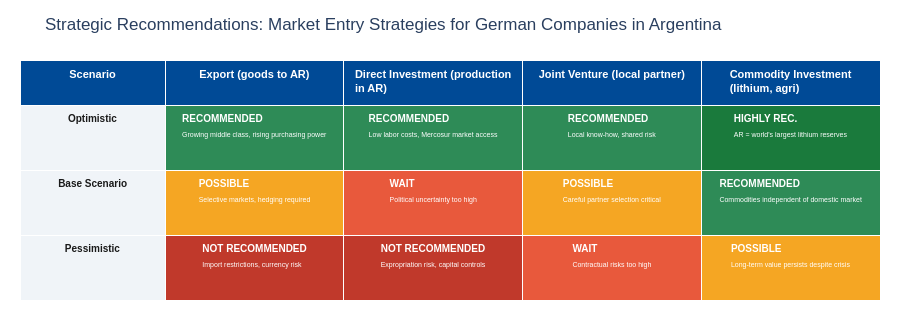

Write notebook code for a chart like this one.
### Code cell
recomendaciones = {
    "Export\n(goods to AR)": {
        "Optimistic":    {"rating": "RECOMMENDED",     "note": "Growing middle class, rising purchasing power"},
        "Base Scenario": {"rating": "POSSIBLE",        "note": "Selective markets, hedging required"},
        "Pessimistic":   {"rating": "NOT RECOMMENDED", "note": "Import restrictions, currency risk"}
    },
    "Direct Investment\n(production in AR)": {
        "Optimistic":    {"rating": "RECOMMENDED",     "note": "Low labor costs, Mercosur market access"},
        "Base Scenario": {"rating": "WAIT",            "note": "Political uncertainty too high"},
        "Pessimistic":   {"rating": "NOT RECOMMENDED", "note": "Expropriation risk, capital controls"}
    },
    "Joint Venture\n(local partner)": {
        "Optimistic":    {"rating": "RECOMMENDED",     "note": "Local know-how, shared risk"},
        "Base Scenario": {"rating": "POSSIBLE",        "note": "Careful partner selection critical"},
        "Pessimistic":   {"rating": "WAIT",            "note": "Contractual risks too high"}
    },
    "Commodity Investment\n(lithium, agri)": {
        "Optimistic":    {"rating": "HIGHLY REC.",     "note": "AR = world's largest lithium reserves"},
        "Base Scenario": {"rating": "RECOMMENDED",     "note": "Commodities independent of domestic market"},
        "Pessimistic":   {"rating": "POSSIBLE",        "note": "Long-term value persists despite crisis"}
    }
}

color_map = {
    "HIGHLY REC.":      "#1a7a3c",
    "RECOMMENDED":      "#2E8B57",
    "POSSIBLE":         "#F5A623",
    "WAIT":             "#E8593C",
    "NOT RECOMMENDED":  "#C0392B"
}

escenarios = ["Optimistic", "Base Scenario", "Pessimistic"]
estrategias = list(recomendaciones.keys())

# Filas = escenarios, Columnas = estrategias
header_values = ["<b>Scenario</b>"] + [f"<b>{e.replace(chr(10), ' ')}</b>" for e in estrategias]

row_labels = []
cell_texts = [[] for _ in estrategias]
cell_colors = [[] for _ in estrategias]

for escenario in escenarios:
    row_labels.append(f"<b>{escenario}</b>")
    for i, estrategia in enumerate(estrategias):
        rec = recomendaciones[estrategia][escenario]
        cell_texts[i].append(f"<b>{rec['rating']}</b><br><sub>{rec['note']}</sub>")
        cell_colors[i].append(color_map[rec["rating"]])

fig2 = go.Figure(data=[go.Table(
    columnwidth=[130, 160, 160, 160, 160],
    header=dict(
        values=header_values,
        fill_color="#004A96",
        font=dict(color="white", size=11, family="Arial"),
        align="center",
        height=45
    ),
    cells=dict(
        values=[row_labels] + cell_texts,
        fill_color=[["#f0f4f8"] * 3] + cell_colors,
        font=dict(color=["#1a1a1a"] + ["white"] * 4, size=10, family="Arial"),
        align="center",
        height=65
    )
)])

fig2.update_layout(
    title="Strategic Recommendations: Market Entry Strategies for German Companies in Argentina",
    font=dict(family="Arial", size=12),
    margin=dict(l=20, r=20, t=60, b=20),
    height=320
)

fig2.show()

### Figure 1 — Plotly figure (JSON) as saved in the notebook; plotly's stock layout.template omitted (floating-point values rounded to 4 significant figures)
{"data": [{"cells": {"align": "center", "fill": {"color": [["#f0f4f8", "#f0f4f8", "#f0f4f8"], ["#2E8B57", "#F5A623", "#C0392B"], ["#2E8B57", "#E8593C", "#C0392B"], ["#2E8B57", "#F5A623", "#E8593C"], ["#1a7a3c", "#2E8B57", "#F5A623"]]}, "font": {"color": ["#1a1a1a", "white", "white", "white", "white"], "family": "Arial", "size": 10}, "height": 65, "values": [["<b>Optimistic</b>", "<b>Base Scenario</b>", "<b>Pessimistic</b>"], ["<b>RECOMMENDED</b><br><sub>Growing middle class, rising purchasing power</sub>", "<b>POSSIBLE</b><br><sub>Selective markets, hedging required</sub>", "<b>NOT RECOMMENDED</b><br><sub>Import restrictions, currency risk</sub>"], ["<b>RECOMMENDED</b><br><sub>Low labor costs, Mercosur market access</sub>", "<b>WAIT</b><br><sub>Political uncertainty too high</sub>", "<b>NOT RECOMMENDED</b><br><sub>Expropriation risk, capital controls</sub>"], ["<b>RECOMMENDED</b><br><sub>Local know-how, shared risk</sub>", "<b>POSSIBLE</b><br><sub>Careful partner selection critical</sub>", "<b>WAIT</b><br><sub>Contractual risks too high</sub>"], ["<b>HIGHLY REC.</b><br><sub>AR = world's largest lithium reserves</sub>", "<b>RECOMMENDED</b><br><sub>Commodities independent of domestic market</sub>", "<b>POSSIBLE</b><br><sub>Long-term value persists despite crisis</sub>"]]}, "columnwidth": [130, 160, 160, 160, 160], "header": {"align": "center", "fill": {"color": "#004A96"}, "font": {"color": "white", "family": "Arial", "size": 11}, "height": 45, "values": ["<b>Scenario</b>", "<b>Export (goods to AR)</b>", "<b>Direct Investment (production in AR)</b>", "<b>Joint Venture (local partner)</b>", "<b>Commodity Investment (lithium, agri)</b>"]}, "type": "table"}], "layout": {"font": {"family": "Arial", "size": 12}, "height": 320, "margin": {"b": 20, "l": 20, "r": 20, "t": 60}, "title": {"text": "Strategic Recommendations: Market Entry Strategies for German Companies in Argentina"}}}
